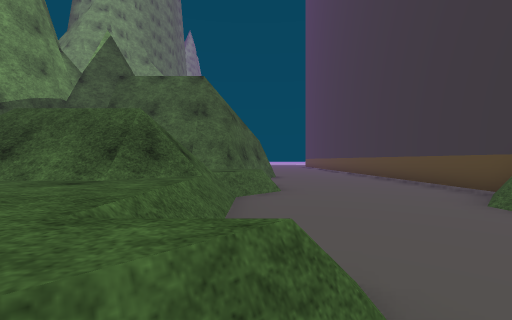
View 1 (above)

14 first-person views from a walk through a Unity game level. The camera is 1.3 m above the floor, looks level and sees 90° across. The floor is counted in squares, 1.8 m on a side. Each view is taken from the middle of a square. On the plan, view 1 faces up. The plan holds only what a view shows up to about 9 squares ahead; the rest is blank. The place goes on beyond the plan. The player is left out. Some surface patterns are stand-ins.

View 2
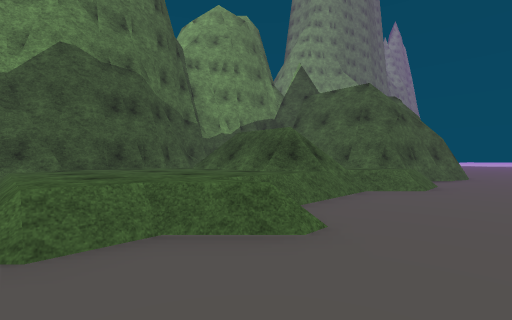

View 3
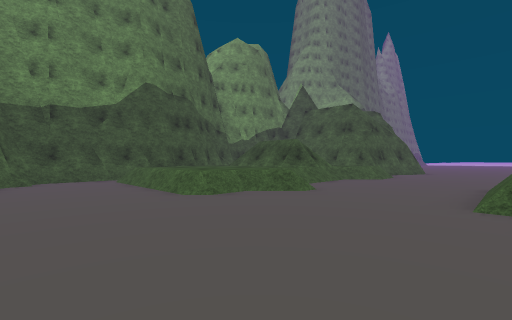

View 4
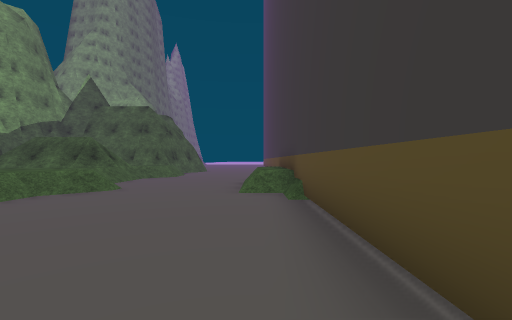

View 5
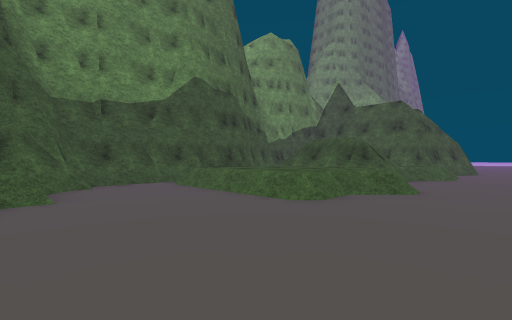

View 6
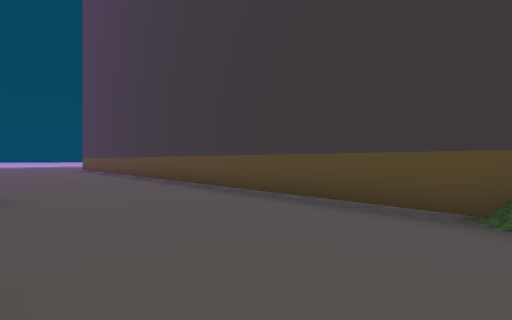

View 7
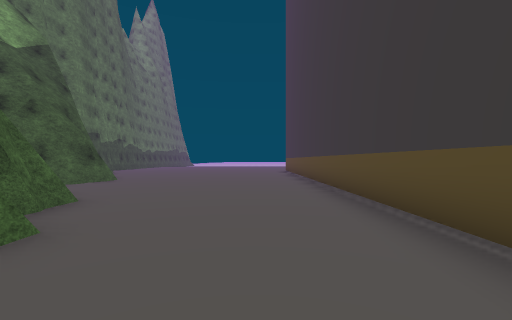

View 8
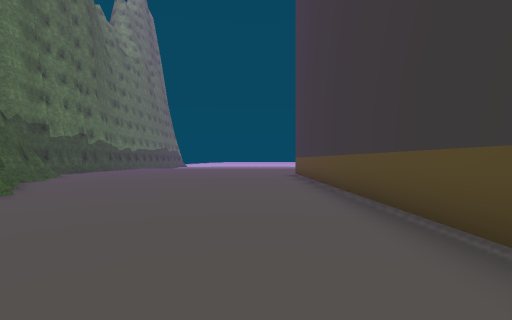

View 9
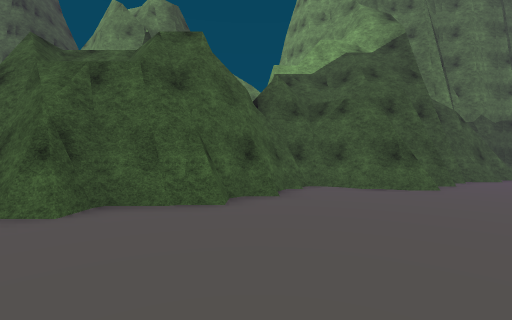

View 10
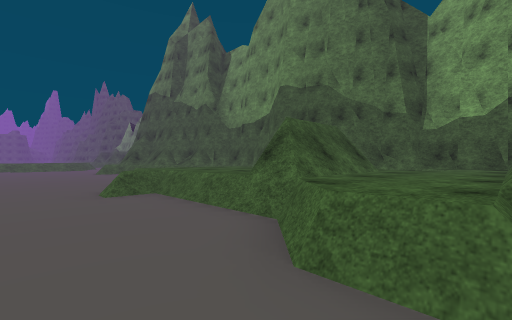

View 11
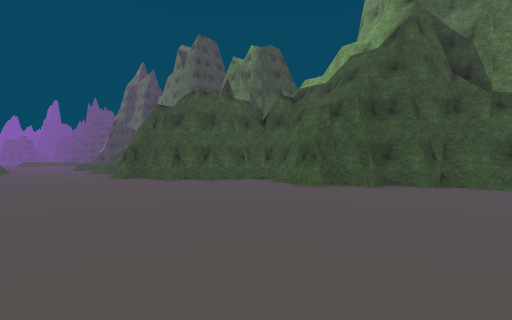

View 12
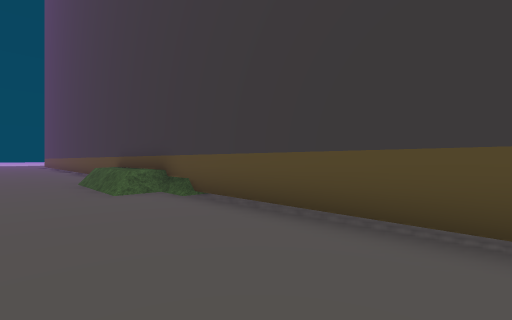

View 13
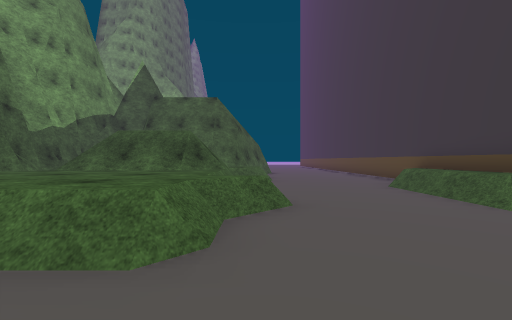

View 14
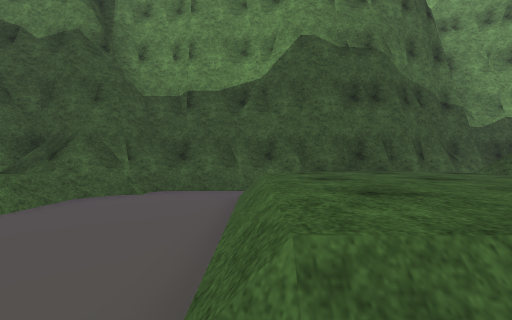

### Floor plan
Key: @ floor where view 1 was taken; # wall or solid block; x gap in a wall; . floor; = window, fence, low wall or low ledge; ^ raised ledge.
Columns run from 6 left of view 1 to 5 right of it. Each row starts with its distance up from view 1.
 22  #.........#
 21  #=........#
 20   #........#
 19   ##.......#
 18    #.......#
 17    #.......#
 16    #.......#
 15    ##......#
 14     ##.....#
 13      ##....#
 12       #....#
 11       #....#
 10       #....#
  9       #....#
  8       #....#
  7 #x....^....#
  6 ^^^^^^^....#
  5 =#^^^=.....#
  4 ######....^^
  3 #^^^^^....^^
  2 .^^^^^....^^
  1 .^^^^^^...^^
  0 #^^^^^@....#
 -1 #x^^^^.....#
 -2 #..........#
 -3 #..........#
 -4 ##.........#
 -5  .=........#

Where each view was taken, in squares from view 1:
view 1: 0 up, 0 right, facing up
view 2: 1 down, 2 right, facing up-left
view 3: 4 down, 4 right, facing up-left
view 4: 5 down, 4 right, facing up
view 5: 5 down, 2 right, facing up-left
view 6: 5 up, 1 right, facing up-right
view 7: 9 up, 3 right, facing up
view 8: 13 up, 3 right, facing up
view 9: 14 up, 4 right, facing left
view 10: 7 up, 2 right, facing down-left
view 11: 22 up, 4 right, facing down-left
view 12: 5 down, 2 right, facing up-right
view 13: 3 down, 0 right, facing up
view 14: 1 down, 0 right, facing left
